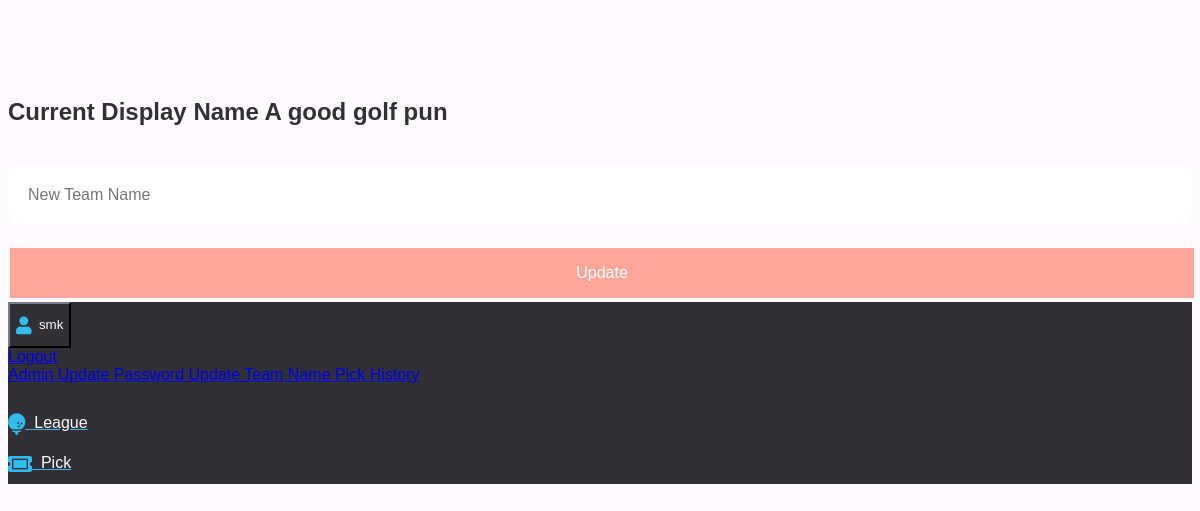
The app's page /update_display_name (signed in), older data.
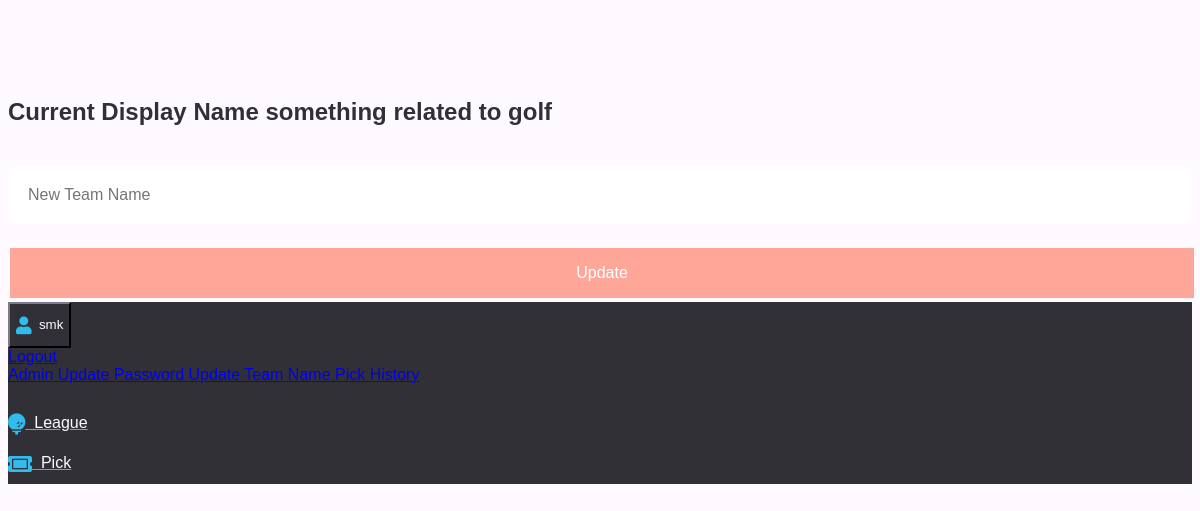
The same page, newer data.
### oad/models.py (models this page shows)
class User(UserMixin, db.Model):
    __table_args__ = {"extend_existing": True}
    id = db.Column(db.Integer, primary_key=True)
    email = db.Column(db.String(100), unique=True)
    password = db.Column(db.String(100))
    name = db.Column(db.String(1000), unique=True)
    picks = db.relationship("Pick", backref="user", lazy=True)
    strikes_remaining = db.Column(db.Integer, default=1)
    is_admin = db.Column(db.Boolean, default=False)
    email_confirmed = db.Column(db.Boolean, default=False)
    display_name = db.Column(db.Text, default="")

### oad/main.py (the view)
@main.route("/update_display_name")
@login_required
def update_display_name():
    user = User.query.filter_by(email=current_user.email).first()
    team_name = user.display_name
    print("team name", team_name)
    if not team_name:
        team_name = user.name
    print("team name", team_name)
    return render_template("update_display_name.html", team_name=team_name)

### oad/__init__.py (called while the page is built)
def create_app():
    app = Flask(__name__)
    app.config["SECRET_KEY"] = "1234"
    app.config["SQLALCHEMY_DATABASE_URI"] = "sqlite:///db.sqlite"
    app.config["SQLALCHEMY_TRACK_MODIFICATIONS"] = True
    db.init_app(app)
    login_manager = LoginManager()
    login_manager.login_view = "auth.login"
    login_manager.init_app(app)
    from .models import User
    @login_manager.user_loader
    def load_user(user_id):
        return User.query.get(int(user_id))
    from .auth import auth as auth_blueprint
    app.register_blueprint(auth_blueprint)
    from .main import main as main_blueprint
    app.register_blueprint(main_blueprint)
    return app

### oad/templates/update_display_name.html (shortened to what this page needs)
{% extends "base.html" %} {% block content %}
<h1> Current Display Name {{ team_name }} </h1>
<form action="{{ url_for('main.user_display_name_change') }}" method="POST">
  <div class="field">
    <div class="control">
      <input
        class="input is-large"
        type="text"
        name="new_name"
        placeholder="New Team Name"
        autofocus=""
      />
    </div>
  </div>
  <button class="button">Update</button>
</form>
{% endblock %}

### oad/templates/base.html (shortened to what this page needs)
<!DOCTYPE html>
<html>
  <head>
    <link
      rel="stylesheet"
      href="https://cdnjs.cloudflare.com/ajax/libs/font-awesome/5.9.0/css/all.min.css"
      type="text/css"
    />
    <link
      rel="stylesheet"
      href="https://pingendo.com/assets/bootstrap/bootstrap-4.0.0-beta.1.css"
      type="text/css"
    />
  </head>
  <body>
    <section>
      <div>
        <div class="container has-text-centered">
          {% block content %} {% endblock %}
        </div>
      </div>
    </section>
    <nav class="navbar fixed-bottom navbar-dark bg-dark">
      <div class="container p-0">
        <div class="btn-group dropup btn-group-sm" style="color: blue">
          {% if current_user.is_authenticated %}
          <button
            type="button"
            class="btn dropdown-toggle btn-warning"
            aria-expanded="false"
            aria-haspopup="true"
            data-toggle="dropdown"
            id="dup_butt"
          >
            <i class="fa fa-user fa-lg"></i>
            <span id="text">&nbsp;{{ current_user.name }}</span>
          </button>
          <div class="dropdown-menu text-left">
            <a href="{{ url_for('auth.logout') }}" class="dropdown-item">
              Logout
            </a>
            {% if current_user.is_admin %}
            <a href="{{ url_for('main.update') }}" class="dropdown-item">
              Admin
            </a>
            {% endif %}
            <a
              href="{{ url_for('main.update_password') }}"
              class="dropdown-item"
            >
              Update Password
            </a>
            <a
              href="{{ url_for('main.update_display_name') }}"
              class="dropdown-item"
            >
              Update Team Name
            </a>
            <a href="{{ url_for('main.profile') }}" class="dropdown-item">
              Pick History
            </a>
          </div>
        </div>
        <nav class="nav">
          <a
            class="nav-link text-warning px-0 pr-4"
            href="{{ url_for('main.league') }}"
          >
            <i class="fa fa-golf-ball fa-lg"></i>
            <span id="text">&nbsp;League</span>
          </a>
        </nav>
        <nav class="nav">
          <a
            class="nav-link text-warning px-0 pr-4"
            href="{{ url_for('main.pick') }}"
          >
            <i class="fa fa-ticket-alt fa-lg"></i>
            <span id="text">&nbsp;Pick</span>
          </a>
        </nav>
        {% endif %}
      </div>
    </nav>
  </body>
</html>

### oad/templates/base.html (style rules this page uses)
* { font-family: Arial, Helvetica, sans-serif; }
body { background-color: #fffaff; padding-bottom: 70px; }
section { padding-top: 20px; }
h1 { color: #303036; padding-top: 50px; }
input[type="text"], input[type="password"], input[type="email"] { font-size: 16px; padding: 20px 20px; margin: 20px 0; box-sizing: border-box; border: 2px #fea698; border-radius: 10px; width: 100%; }
.button { background-color: #fea698; border: none; color: white; padding: 16px 32px; text-align: center; font-size: 16px; margin: 4px 2px; transition: 0.3s; width: 100%; }
.dropup .dropdown-menu { top: auto; bottom: 100%; margin-bottom: 20px; # overflow-y: scroll; }
.fa { line-height: 40px; vertical-align: middle; color: #30bced; }
.nav-link { color: #30bced; }
#text { color: #fffaff; }
#dup_butt { color: #30bced; background-color: #303036; border-color: #303036; }
.bg-dark { background-color: #303036 !important; }

Row changes from the older to the newer data that the page shows:
changed User "smk": display_name "A good golf pun" → "something related to golf"
